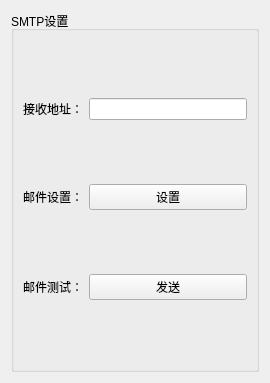
<?xml version="1.0" encoding="UTF-8"?>
<ui version="4.0">
 <class>EmailWid</class>
 <widget class="QWidget" name="EmailWid">
  <property name="geometry">
   <rect>
    <x>0</x>
    <y>0</y>
    <width>270</width>
    <height>383</height>
   </rect>
  </property>
  <property name="windowTitle">
   <string>Form</string>
  </property>
  <layout class="QVBoxLayout" name="verticalLayout">
   <item>
    <widget class="QGroupBox" name="groupBox">
     <property name="styleSheet">
      <string notr="true">QGroupBox{border:2px solid black;};</string>
     </property>
     <property name="title">
      <string>SMTP设置</string>
     </property>
     <layout class="QGridLayout" name="gridLayout">
      <item row="0" column="0">
       <widget class="QLabel" name="label">
        <property name="text">
         <string>接收地址：</string>
        </property>
       </widget>
      </item>
      <item row="0" column="1">
       <widget class="QLineEdit" name="lineEdit"/>
      </item>
      <item row="1" column="0">
       <widget class="QLabel" name="label_2">
        <property name="text">
         <string>邮件设置：</string>
        </property>
       </widget>
      </item>
      <item row="1" column="1">
       <widget class="QPushButton" name="setBtn">
        <property name="text">
         <string>设置</string>
        </property>
       </widget>
      </item>
      <item row="2" column="0">
       <widget class="QLabel" name="label_3">
        <property name="text">
         <string>邮件测试：</string>
        </property>
       </widget>
      </item>
      <item row="2" column="1">
       <widget class="QPushButton" name="sentBtn">
        <property name="text">
         <string>发送</string>
        </property>
       </widget>
      </item>
     </layout>
    </widget>
   </item>
  </layout>
 </widget>
 <resources/>
 <connections/>
</ui>
